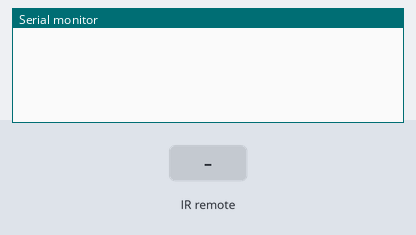
This sketch was run on a simulated ESP8266 (NodeMCU). Parts: the last lines printed to the serial monitor. Inputs (shaded band) come from the test bench.

Above: at 1.2 s.
1.3 s: infrared code 0x8E7807F received
At 2.5 s:
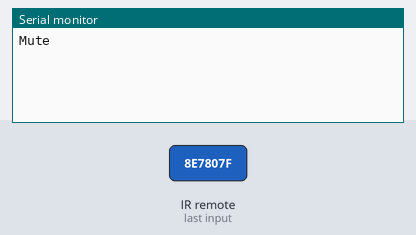
2.8 s: infrared code 0x8E700FF received
At 3.6 s:
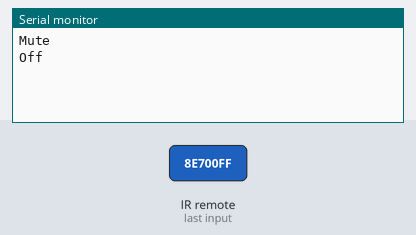
4.3 s: infrared code 0x8E730CF received
At 4.8 s:
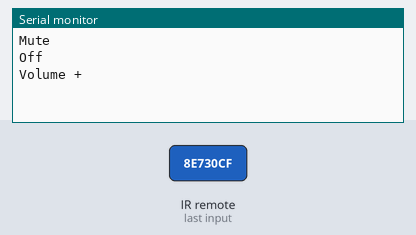
5.8 s: infrared code 0x8E750AF received
At 7.0 s:
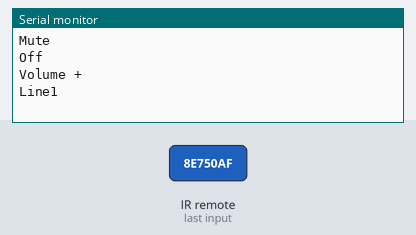
7.3 s: infrared code 0x8E7B04F received
At 8.3 s:
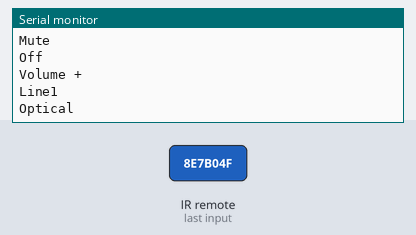
8.8 s: infrared code 0x8E76897 received
At 9.4 s:
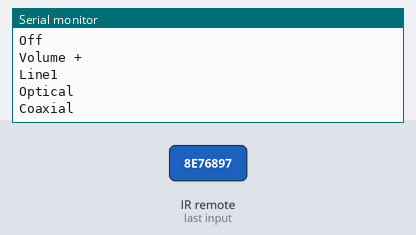

The sketch:

IR_Receiver.ino
```cpp
#include <IRrecv.h>
#include <IRremoteESP8266.h>

IRrecv irrecv(14);
decode_results results;

void setup() {
  Serial.begin(9600);
  irrecv.enableIRIn();
}

void loop() {
  if (irrecv.decode(&results)) {
    irrecv.resume();

    if(results.value == 0x8E7807F) {
      Serial.println("Mute");
    }

    else if (results.value == 0x8E700FF) {
       Serial.println("Off");
    }

    else if (results.value == 0x8E730CF) {
       Serial.println("Volume +");
    }

    else if (results.value == 0x8E7906F) {
       Serial.println("Volume -");
    }

    else if (results.value == 0x8E750AF) {
       Serial.println("Line1");
    }

    else if (results.value == 0x8E7A857) {
       Serial.println("Line2");
    }

    else if (results.value == 0x8E7B04F) {
       Serial.println("Optical");
    }

    else if (results.value == 0x8E76897) {
       Serial.println("Coaxial");
    }

    else if (results.value == 0x8E7708F) {
       Serial.println("Bluetooth");
    } else {
      uint32_t low = results.value % 0xFFFFFFFF;
      uint32_t high = (results.value>> 32) % 0xFFFFFFFF;
      Serial.println(high, HEX);
      Serial.println(high);
      Serial.println(low, HEX);
      Serial.println(low);
    }
  }
}
```

Measured:
- after the input at 1.3 s, the serial monitor: prints a new line at once (image 1)
- after the input at 2.8 s, the serial monitor: prints a new line at once (image 2)
- after the input at 4.3 s, the serial monitor: prints a new line at once (image 3)
- after the input at 5.8 s, the serial monitor: prints a new line at once (image 4)
- after the input at 7.3 s, the serial monitor: prints a new line at once (image 5)
- after the input at 8.8 s, the serial monitor: prints a new line at once (image 6)
